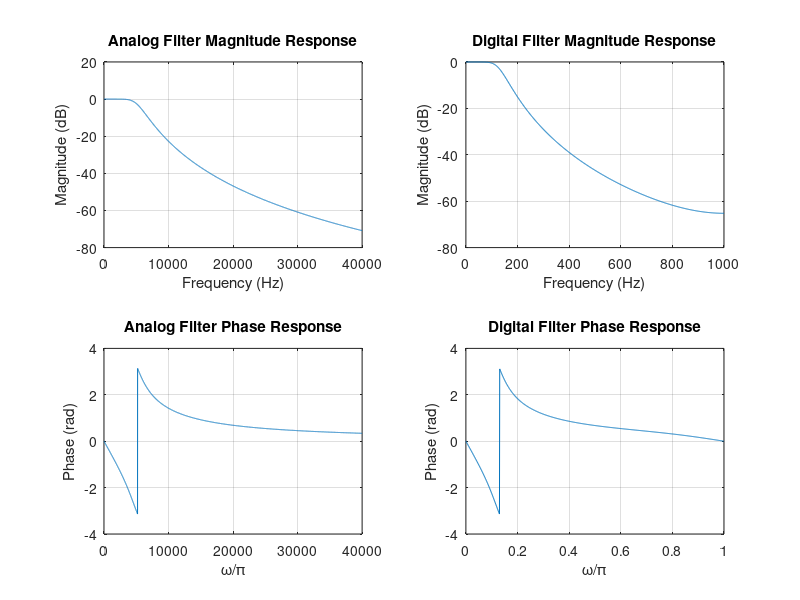

MATLAB code for this plot:
Fs=80000; T=1/Fs;
fp=4000; fs=20000; rp=0.5; rs=45; 
wp=2*pi*fp; ws=2*pi*fs; 
[N,wc]=buttord(wp,ws,rp,rs,'s');
[B,A]=butter(N,wc,'s');

[Bz,Az]=impinvar(B,A,Fs);
fk=0:10:Fs/2; omega=2*pi*fk;
Hs=freqs(B,A,omega);
ms=abs(Hs); ps=angle(Hs);
[H,W]=freqz(Bz,Az,1000);
m=abs(H); p=angle(H);
msmin=20*log10(ms(end)/max(ms))
mmin=20*log10(m(end)/max(m))

% Plotting the magnitude and phase response of the analog filter
figure;
subplot(2,2,1);
plot(fk,20*log10(ms));
title('Analog Filter Magnitude Response');
xlabel('Frequency (Hz)');
ylabel('Magnitude (dB)');
grid on;

subplot(2,2,3);
plot(omega/(2*pi),ps);
title('Analog Filter Phase Response');
xlabel('\omega/\pi');
ylabel('Phase (rad)');
grid on;

% Plotting the magnitude and phase response of the digital filter
subplot(2,2,2);
fk_interp = linspace(min(fk), 1000, length(20*log10(m)));
plot(fk_interp,20*log10(m));
title('Digital Filter Magnitude Response');
xlabel('Frequency (Hz)');
ylabel('Magnitude (dB)');
ylim([-80, 0]);
grid on;

subplot(2,2,4);
plot(W/pi,p);
title('Digital Filter Phase Response');
xlabel('\omega/\pi');
ylabel('Phase (rad)');
grid on;